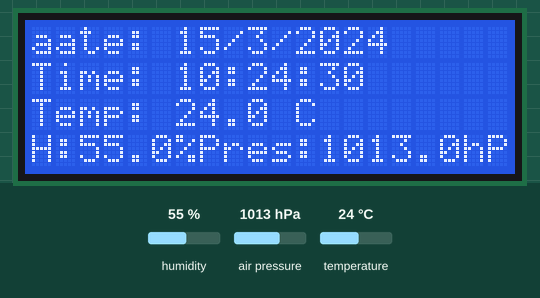
Simulated run of this sketch. Board: Arduino Uno, built with avr-gcc and run on an emulated ATmega328P. On the bench: 20×4 character LCD. The test bench sets the inputs (shaded band); at power-on: air pressure 1013 hPa, temperature 24 °C, humidity 55 %. The local clock reads 2024-03-15 10:24:30 at power-on unless the sketch sets it; storage starts empty; what the sketch prints to the serial monitor is not drawn.

Above: at 2.8 s.
2.9 s: air pressure set to 952 hPa
At 6.2 s:
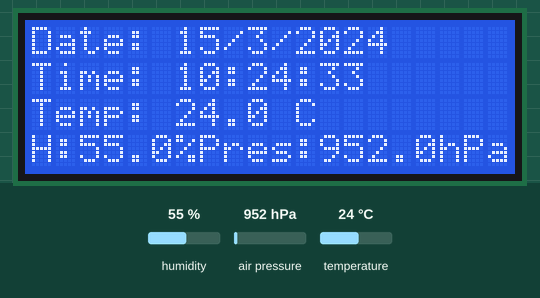
9.5 s: temperature set to 10.8 °C
At 13.3 s:
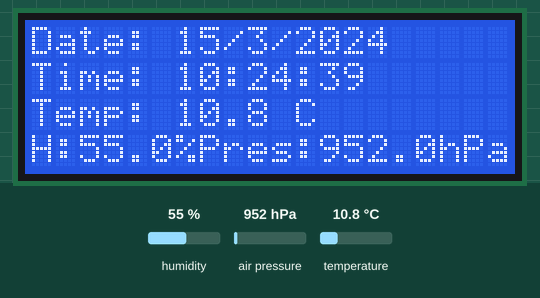
16.1 s: temperature set to 9.5 °C
At 22.0 s:
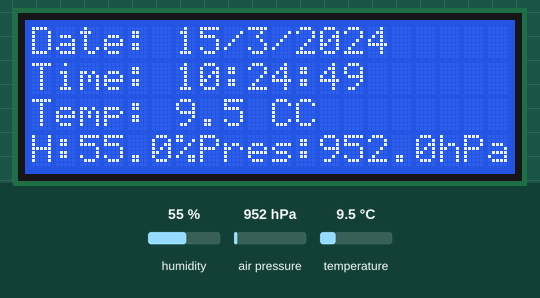
22.7 s: air pressure set to 1000 hPa
At 28.9 s:
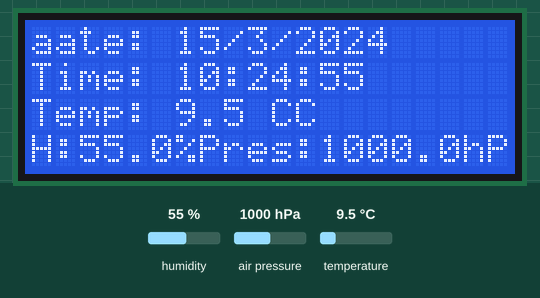
29.2 s: humidity set to 22 %
At 34.8 s:
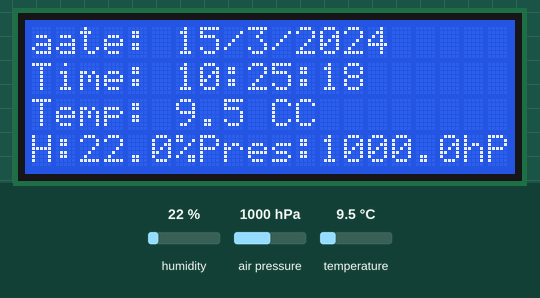
Timing chart, 0 to 36.3 s (numbered marks = the images above; inputs shaded):
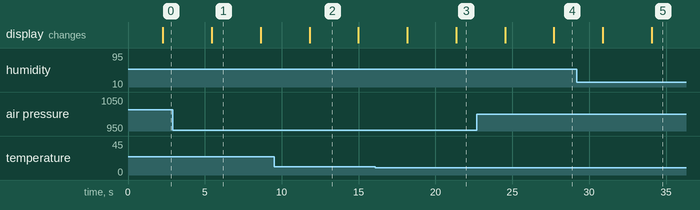

Measured:
- the behaviour switches between 10 and 9.9 °C on temperature (found by bisection; images 2 and 3)
- after the input at 2.9 s, the display: changes after 2.6 s (image 1)
- after the input at 16.1 s, the display: first differs from a run without the input after 5.3 s (image 3)
- after the input at 22.7 s, the display: first differs from a run without the input after 5.0 s (image 4)
- what the display in image 2 shows lasts 3.2 s, from 11.8 s to 15.0 s

The sketch:

Letzte_Verison.ino
```cpp
#include <Wire.h>
#include <RTClib.h>

#include <Adafruit_Sensor.h>
#include <Adafruit_BME280.h>

#include <LiquidCrystal_I2C.h>

#include <SPI.h>    //Bibliothek für die Kommnikation mit der SD-Karte
#include <SD.h>     //Bibliothek für die SD-Karte

File Textdatei;
#define SD_CS_PIN 10

#define SEALEVELPRESSURE_HPA (1013.25)

Adafruit_BME280 bme;
RTC_DS1307 rtc;

LiquidCrystal_I2C lcd(0x27, 20, 4); // Ensure this matches your LCD's I2C address and size

float sensorValues[3];

void setup() {
  Serial.begin(9600); // Serial communication for debugging
  //Wire.begin();       // Initialize I2C

  Serial.print("Initialisierung der SD-Karte...");

if (!SD.begin(SD_CS_PIN)) {
  Serial.println("SD-Karte Initialisierung fehlgeschlagen!");
  return;
}
  Serial.println("SD-Karte erfolgreich initialisiert.");

  // Initialize BME280
  if (!bme.begin(0x76)) { // The common address for BME280
    Serial.println("Could not find a valid BME280 sensor, check wiring!");
    while (1); // Stay here if initialization fails
  }

  // Initialize RTC
  if (!rtc.begin()) {
    Serial.println("Couldn't find RTC. Check wiring!");
    while (1); // Stay here if initialization fails
  }

  if (!rtc.isrunning()) {
    Serial.println("RTC is NOT running! Setting time.");
   // rtc.adjust(DateTime(F(__DATE__), F(__TIME__))); // Set the current time
  }

  // Initialize the LCD
  lcd.init();
  lcd.backlight(); // Turn on the LCD backlight
  lcd.clear();     // Clear the LCD screen

//Zeit manuell einstellen (Jahr, Monat, Tag, Stunde, Minute, Sekunde)
//rtc.adjust(DateTime(2024, 6, 17, 10, 12, 20));

}

void messwerte(){
   DateTime jetzt = rtc.now();
  sensorValues[0] = bme.readPressure() / 100.0F;
  sensorValues[1] = bme.readTemperature();
  sensorValues[2] = bme.readHumidity();


  char Datum[] = "DD.MM.YYYY";
  char Uhrzeit[] = "hh:mm:ss";


  Serial.println("Sensorwerte mit Zeitstempel:");

  Serial.print("Luftdruck (hPa): ");
  Serial.println(sensorValues[0]);
  Serial.print("Temperatur (°C): ");
  Serial.println(sensorValues[1]);
  Serial.print("Luftfeuchtigkeit (%): ");
  Serial.println(sensorValues[2]);
  Serial.println();

  Serial.print("Datum und Uhrzeit: ");
  Serial.println();
  Serial.print(jetzt.toString(Datum));
  Serial.println();
  Serial.print(jetzt.toString(Uhrzeit));

  Serial.println();
  delay(1000);
}

void schreibenSD(){
DateTime jetzt = rtc.now();

char Datum[] = "DD.MM.YYYY";
 char Uhrzeit[] = "hh:mm:ss";


  Textdatei = SD.open("Daten.txt", FILE_WRITE);  // Textdatei namens "DATEN.TXT" wird erstellt und geöffnet.

   Textdatei.println(millis());
  Textdatei.println("Sensorwerte mit Zeitstempel:");

  Textdatei.print("Luftdruck (hPa): ");
  Textdatei.println(sensorValues[0]);
  Textdatei.print("Temperatur (°C): ");
  Textdatei.println(sensorValues[1]);
  Textdatei.print("Luftfeuchtigkeit (%): ");
  Textdatei.println(sensorValues[2]);
  Textdatei.println();

  Textdatei.print("Datum und Uhrzeit: ");
  Textdatei.println();
Textdatei.print(jetzt.toString(Datum));
Textdatei.println();
Textdatei.print(jetzt.toString(Uhrzeit));

  Textdatei.println();

  //Daten zum Speichern
delay(1000);

  Textdatei.close();                // Anschließend wird die Textdatei wieder geschlossen...
 // ... und eine erneute Meldung im seriellen Monitor ausgegeben.
}


void loop() {
  // Get the current time from RTC
   DateTime jetzt = rtc.now();

  // Read the BME280 sensor data
  float temperature = bme.readTemperature();
  float humidity = bme.readHumidity();
  float pressure = bme.readPressure() / 100.0F; // Pressure in hPa


messwerte();
schreibenSD();

  // Display date and time on the first row
  lcd.setCursor(0, 0);
  lcd.print("Date: ");
  lcd.print(jetzt.day());
  lcd.print("/");
  lcd.print(jetzt.month());
  lcd.print("/");
  lcd.print(jetzt.year());

  // Display current time on the second row
  lcd.setCursor(0, 1);
  lcd.print("Time: ");
  lcd.print(jetzt.hour());
  lcd.print(":");
  if (jetzt.minute() < 10) {
   lcd.print("0");
// Add leading zero for single-digit minutes
  }
  lcd.print(jetzt.minute());
  lcd.print(":");
  lcd.print(jetzt.second());

  // Display temperature on the third row
  lcd.setCursor(0, 2);
  lcd.print("Temp: ");
  lcd.print(temperature, 1); // Display one decimal place
  lcd.print(" C");

  // Display humidity and pressure on the fourth row
  lcd.setCursor(0, 3);
  lcd.print("H:");
  lcd.print(humidity, 1);
 // Display one decimal place for humidity
  lcd.print("%");

  lcd.print("Pres:");
  lcd.print(pressure, 1); // Display one decimal place for pressure
  lcd.print("hPa");

  delay(1000); // Update every second
}
```
